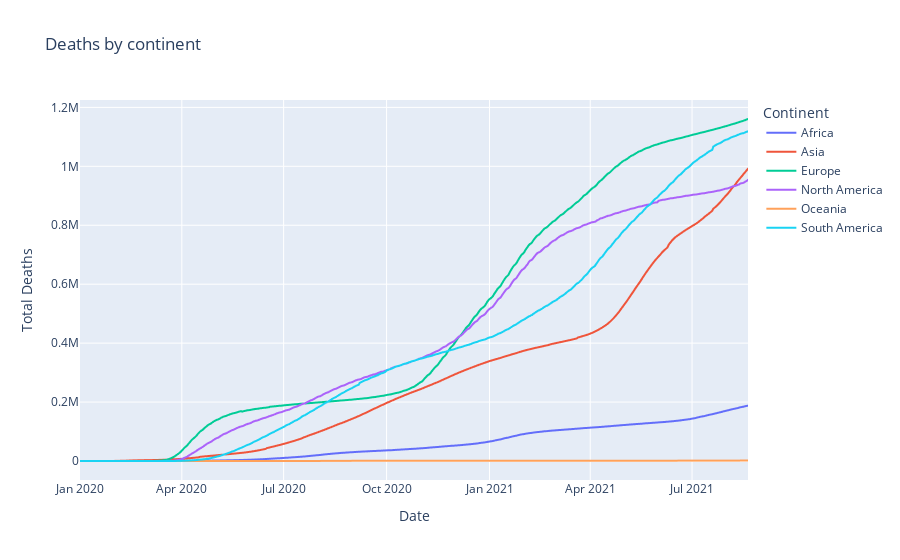

This figure's notebook cell:
### Code cell
px.line(byCont_and_date, x="Date", y="Total Deaths", color="Continent", title="Deaths by continent")

### Figure 1 — Plotly figure (JSON) as saved in the notebook; plotly's stock layout.template omitted (floating-point values rounded to 4 significant figures; data arrays with more than 128 entries replaced by an {"elided": "..."} marker saying what was removed)
{"data": [{"hovertemplate": "Continent=Africa<br>Date=%{x}<br>Total Deaths=%{y}<extra></extra>", "legendgroup": "Africa", "line": {"color": "#636efa", "dash": "solid"}, "marker": {"symbol": "circle"}, "mode": "lines", "name": "Africa", "showlegend": true, "type": "scattergl", "x": {"elided": "561 str values"}, "xaxis": "x", "y": {"elided": "561 int values"}, "yaxis": "y"}, {"hovertemplate": "Continent=Asia<br>Date=%{x}<br>Total Deaths=%{y}<extra></extra>", "legendgroup": "Asia", "line": {"color": "#EF553B", "dash": "solid"}, "marker": {"symbol": "circle"}, "mode": "lines", "name": "Asia", "showlegend": true, "type": "scattergl", "x": {"elided": "595 str values"}, "xaxis": "x", "y": {"elided": "595 int values"}, "yaxis": "y"}, {"hovertemplate": "Continent=Europe<br>Date=%{x}<br>Total Deaths=%{y}<extra></extra>", "legendgroup": "Europe", "line": {"color": "#00cc96", "dash": "solid"}, "marker": {"symbol": "circle"}, "mode": "lines", "name": "Europe", "showlegend": true, "type": "scattergl", "x": {"elided": "577 str values"}, "xaxis": "x", "y": {"elided": "577 int values"}, "yaxis": "y"}, {"hovertemplate": "Continent=North America<br>Date=%{x}<br>Total Deaths=%{y}<extra></extra>", "legendgroup": "North America", "line": {"color": "#ab63fa", "dash": "solid"}, "marker": {"symbol": "circle"}, "mode": "lines", "name": "North America", "showlegend": true, "type": "scattergl", "x": {"elided": "598 str values"}, "xaxis": "x", "y": {"elided": "598 int values"}, "yaxis": "y"}, {"hovertemplate": "Continent=Oceania<br>Date=%{x}<br>Total Deaths=%{y}<extra></extra>", "legendgroup": "Oceania", "line": {"color": "#FFA15A", "dash": "solid"}, "marker": {"symbol": "circle"}, "mode": "lines", "name": "Oceania", "showlegend": true, "type": "scattergl", "x": {"elided": "573 str values"}, "xaxis": "x", "y": {"elided": "573 int values"}, "yaxis": "y"}, {"hovertemplate": "Continent=South America<br>Date=%{x}<br>Total Deaths=%{y}<extra></extra>", "legendgroup": "South America", "line": {"color": "#19d3f3", "dash": "solid"}, "marker": {"symbol": "circle"}, "mode": "lines", "name": "South America", "showlegend": true, "type": "scattergl", "x": {"elided": "598 str values"}, "xaxis": "x", "y": {"elided": "598 int values"}, "yaxis": "y"}], "layout": {"legend": {"title": {"text": "Continent"}, "tracegroupgap": 0}, "title": {"text": "Deaths by continent"}, "xaxis": {"anchor": "y", "domain": [0, 1], "title": {"text": "Date"}}, "yaxis": {"anchor": "x", "domain": [0, 1], "title": {"text": "Total Deaths"}}}}
